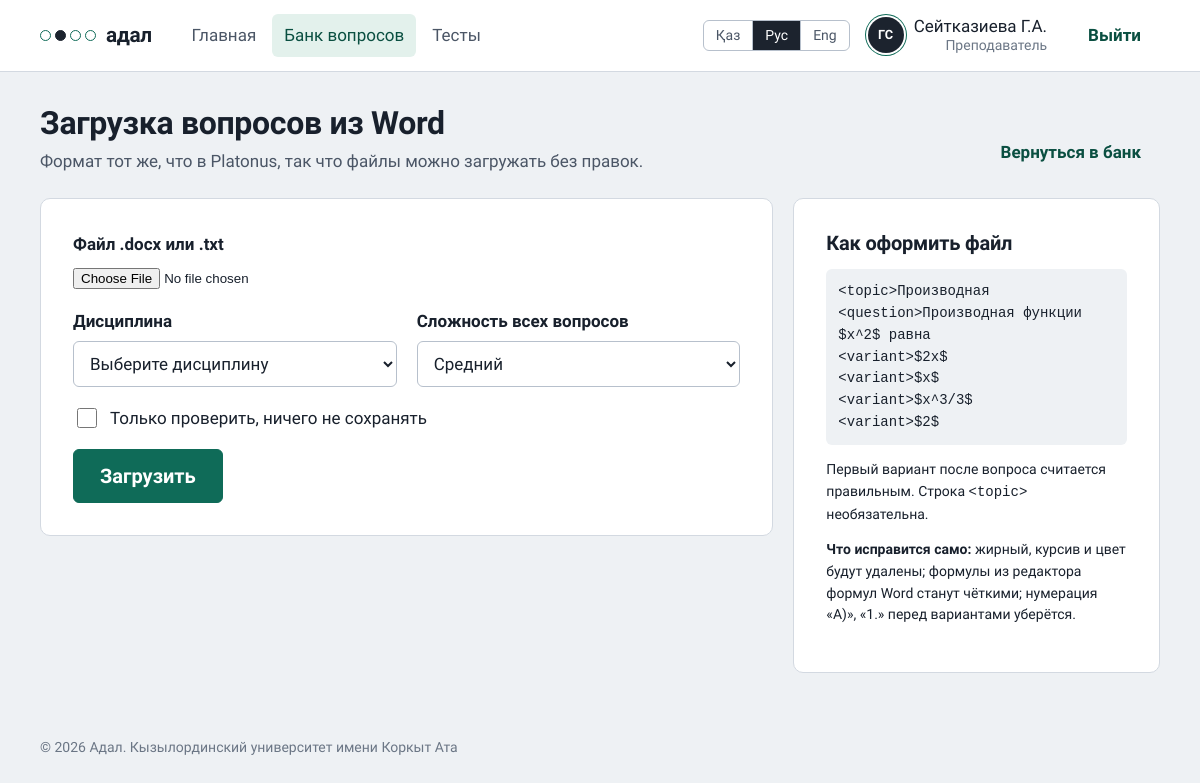
The app's page /bank/import/ (signed in) with its own data.
### accounts/models.py (models this page shows, shortened)
class User(AbstractBaseUser, PermissionsMixin):
    class Role(models.TextChoices):
        STUDENT = "student", _("Студент")
        TEACHER = "teacher", _("Преподаватель")
        ADMIN = "admin", _("Администратор")
    class Degree(models.TextChoices):
        BACHELOR = "bachelor", _("Бакалавриат")
        MASTER = "master", _("Магистратура")
        DOCTOR = "doctor", _("Докторантура")
    class ApplicationType(models.TextChoices):
        FIRST = "first", _("Первое высшее образование")
        SHORT = "short", _("Сокращённая программа (на базе ТиПО)")
        SECOND = "second", _("Второе высшее образование")
    class DocType(models.TextChoices):
        ID_CARD = "id_card", _("Удостоверение личности РК")
        PASSPORT = "passport", _("Паспорт")
        RESIDENCE = "residence", _("Вид на жительство")
    class Language(models.TextChoices):
        KAZAKH = "kk", _("Қазақша")
        RUSSIAN = "ru", _("Русский")
        ENGLISH = "en", "English"
    iin = models.CharField(_("ИИН"), max_length=12, unique=True)
    first_name = models.CharField(_("Имя"), max_length=80)
    last_name = models.CharField(_("Фамилия"), max_length=80)
    patronymic = models.CharField(_("Отчество"), max_length=80, blank=True)
    email = models.EmailField(_("Эл. почта"), blank=True)
    role = models.CharField(_("Роль"), max_length=10, choices=Role.choices, default=Role.STUDENT)
    group = models.CharField(_("Группа"), max_length=30, blank=True)
    interface_language = models.CharField(
        _("Язык интерфейса"), max_length=2, choices=Language.choices, default=Language.RUSSIAN)
    degree = models.CharField(_("Академическая степень"), max_length=10,
                              choices=Degree.choices, default=Degree.BACHELOR)
    application_type = models.CharField(_("Заявление"), max_length=10,
                                        choices=ApplicationType.choices, default=ApplicationType.FIRST)
    citizenship = models.CharField(_("Страна"), max_length=60, default="Казахстан")
    doc_type = models.CharField(_("Документ"), max_length=10, choices=DocType.choices,
                                default=DocType.ID_CARD)
    doc_number = models.CharField(_("Номер документа"), max_length=20, blank=True)
    study_language = models.CharField(_("Язык обучения"), max_length=2,
                                      choices=Language.choices, default=Language.KAZAKH)
    birth_date = models.DateField(_("Дата рождения"), null=True, blank=True)
    avatar = models.ImageField(_("Фото профиля"), upload_to="avatars/", blank=True)
    is_active = models.BooleanField(default=True)
    is_staff = models.BooleanField(default=False)
    date_joined = models.DateTimeField(default=timezone.now)
    objects = UserManager()
    USERNAME_FIELD = "iin"
    REQUIRED_FIELDS = ["first_name", "last_name"]
    class Meta:
        verbose_name = _("пользователь")
        verbose_name_plural = _("пользователи")
        ordering = ["last_name", "first_name"]
    @property
    def short_name(self) -> str:
        initials = "".join(f"{p[0]}." for p in (self.first_name, self.patronymic) if p)
        return f"{self.last_name} {initials}".strip()
    @property
    def initials(self) -> str:
        return "".join(p[0] for p in (self.first_name, self.last_name) if p).upper()
    @property
    def is_teacher(self) -> bool:
        return self.role in (self.Role.TEACHER, self.Role.ADMIN)

### exams/views.py (the view, shortened to what this page needs)
# urls.py: path("bank/import/", views.question_import, name="question_import"),
@teacher_required
def question_import(request):
    exam = _exam_from_request(request)
    form = ImportForm(request.POST or None, request.FILES or None, exam=exam)
    report = None
    return render(request, "exams/question_import.html",
                  {"form": form, "report": report, "exam": exam})

### exams/forms.py (shortened to what this page needs)
class ImportForm(forms.Form):
    subject = forms.ModelChoiceField(Subject.objects.all(), label=_("Дисциплина"),
                                     empty_label=_("Выберите дисциплину"))
    difficulty = forms.TypedChoiceField(label=_("Сложность всех вопросов"), coerce=int,
                                        choices=Question.Difficulty.choices, initial=2)
    file = forms.FileField(label=_("Файл .docx или .txt"))
    dry_run = forms.BooleanField(label=_("Только проверить, ничего не сохранять"), required=False)
    def __init__(self, *args, exam=None, **kwargs):
        super().__init__(*args, **kwargs)
        lock_subject(self, exam)

### exams/forms.py (called while the page is built)
def lock_subject(form, exam):
    if exam is not None:
        form.fields["subject"].queryset = Subject.objects.filter(pk=exam.subject_id)
        form.fields["subject"].initial = exam.subject_id
        form.fields["subject"].disabled = True

### exams/models.py (called while the page is built)
    def __str__(self):
        return self.name

### exams/views.py (called while the page is built)
def teacher_required(view):
    @wraps(view)
    @login_required
    def wrapper(request, *args, **kwargs):
        if not request.user.is_teacher:
            raise PermissionDenied
        return view(request, *args, **kwargs)
    return wrapper

def _exam_from_request(request):
    exam_id = request.POST.get("exam") or request.GET.get("exam")
    return _own_exam(request, exam_id) if exam_id and str(exam_id).isdigit() else None

### templates/exams/question_import.html (shortened to what this page needs)
{% extends "base.html" %}
{% load i18n %}
{% block math %}{% include "_math.html" %}{% endblock %}
{% block content %}
<div class="page-head">
  <div>
    <h1>{% translate "Загрузка вопросов из Word" %}</h1>
    <p class="muted">{% if exam %}{% translate "Вопросы из файла сразу попадут в этот тест." %} {% endif %}{% translate "Формат тот же, что в Platonus, так что файлы можно загружать без правок." %}</p>
  </div>
  {% if exam %}<a class="btn btn-quiet" href="{% url 'exams:exam_questions' exam.pk %}">{% translate "К вопросам теста" %}</a>
  {% else %}<a class="btn btn-quiet" href="{% url 'exams:question_list' %}">{% translate "Вернуться в банк" %}</a>{% endif %}
</div>
<div class="cols">
  <form class="sheet" method="post" enctype="multipart/form-data">
    {% include "_field.html" with field=form.file %}
    <div class="grid-2">
      {% include "_field.html" with field=form.subject %}
      {% include "_field.html" with field=form.difficulty %}
    </div>
    {% include "_field.html" with field=form.dry_run %}
    <button class="btn btn-primary btn-lg" type="submit">{% translate "Загрузить" %}</button>
  </form>
  <aside class="sheet">
    <h3>{% translate "Как оформить файл" %}</h3>
<pre class="small" style="background:var(--paper);padding:12px;border-radius:6px;white-space:pre-wrap">&lt;topic&gt;Производная
&lt;question&gt;Производная функции $x^2$ равна
&lt;variant&gt;$2x$
&lt;variant&gt;$x$
&lt;variant&gt;$x^3/3$
&lt;variant&gt;$2$</pre>
    <p class="small">{% translate "Первый вариант после вопроса считается правильным. Строка" %} <code>&lt;topic&gt;</code> {% translate "необязательна." %}</p>
    <p class="small"><b>{% translate "Что исправится само:" %}</b> {% translate "жирный, курсив и цвет будут удалены; формулы из редактора формул Word станут чёткими; нумерация «А)», «1.» перед вариантами уберётся." %}</p>
  </aside>
</div>
{% endblock %}

### templates/base.html (shortened to what this page needs)
{% load static i18n %}{% get_current_language as LANG %}<!doctype html>
<html lang="{{ LANG }}">
<head>
  <link rel="stylesheet" href="{% static 'css/app.css' %}?v=16">
  {% block math %}{% endblock %}
</head>
<body class="{% block body_class %}{% endblock %}">
{% block chrome %}
<header class="topbar">
  <div class="topbar-in">
    <a class="wordmark" href="{% url 'dashboard' %}" aria-label="{% translate 'Адал, главная страница' %}">
      <span class="mark" aria-hidden="true"><i></i><i class="on"></i><i></i><i></i></span>{% translate "адал" %}
    </a>
    {% if user.is_authenticated %}
    {% with path=request.path %}
    <nav class="nav" aria-label="{% translate 'Разделы' %}">
      <a href="{% url 'dashboard' %}" {% if path == '/' %}aria-current="page"{% endif %}>{% translate "Главная" %}</a>
      {% if user.is_teacher %}
      <a href="{% url 'exams:question_list' %}" {% if '/bank/' in path %}aria-current="page"{% endif %}>{% translate "Банк вопросов" %}</a>
      <a href="{% url 'exams:exam_list' %}" {% if '/exams/' in path %}aria-current="page"{% endif %}>{% translate "Тесты" %}</a>
      {% endif %}
    </nav>
    {% endwith %}
    {% endif %}
    <div class="who">
      {% include "_lang.html" %}
      {% if user.is_authenticated %}
      <a class="who-link" href="{% url 'accounts:profile' %}" title="{% translate 'Профиль' %}">
        <span class="avatar" aria-hidden="true">{% if user.avatar %}<img src="{{ user.avatar.url }}" alt="">{% else %}{{ user.initials }}{% endif %}</span>
        <span class="who-name">{{ user.short_name }}<span>{{ user.get_role_display }}{% if user.group %}, {{ user.group }}{% endif %}</span></span>
      </a>
      <form method="post" action="{% url 'accounts:logout' %}">{% csrf_token %}
        <button class="btn btn-quiet logout" type="submit" aria-label="{% translate 'Выйти' %}">
          <span>{% translate "Выйти" %}</span>
        </button>
      </form>
      {% endif %}
    </div>
  </div>
</header>
{% endblock %}
<main class="{% block main_class %}page{% endblock %}">
  {% block content %}{% endblock %}
</main>
{% block footer %}<footer class="footer">{% translate "© 2026 Адал. Кызылординский университет имени Коркыт Ата" %}</footer>{% endblock %}
</body>
</html>

### records on screen
User: initials "ГС", short_name "Сейтказиева Г.А.", role "Преподаватель"

### other values on screen
{{ field.label }} "Файл .docx или .txt Дисциплина Сложность всех вопросов"
{{ field.label }} "Только проверить, ничего не сохранять"
